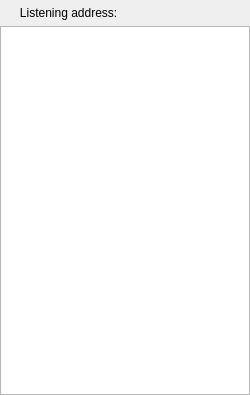
<?xml version="1.0" encoding="UTF-8"?>
<ui version="4.0">
 <class>network_widget</class>
 <widget class="QWidget" name="network_widget">
  <property name="geometry">
   <rect>
    <x>0</x>
    <y>0</y>
    <width>250</width>
    <height>395</height>
   </rect>
  </property>
  <property name="minimumSize">
   <size>
    <width>250</width>
    <height>0</height>
   </size>
  </property>
  <property name="windowTitle">
   <string>Состояние сети</string>
  </property>
  <layout class="QVBoxLayout" name="verticalLayout">
   <property name="leftMargin">
    <number>0</number>
   </property>
   <property name="topMargin">
    <number>6</number>
   </property>
   <property name="rightMargin">
    <number>0</number>
   </property>
   <property name="bottomMargin">
    <number>0</number>
   </property>
   <item>
    <layout class="QHBoxLayout" name="horizontalLayout">
     <item>
      <widget class="QLabel" name="label">
       <property name="text">
        <string>      Listening address:</string>
       </property>
      </widget>
     </item>
     <item>
      <widget class="QLabel" name="label_adderss">
       <property name="sizePolicy">
        <sizepolicy hsizetype="Expanding" vsizetype="Preferred">
         <horstretch>0</horstretch>
         <verstretch>0</verstretch>
        </sizepolicy>
       </property>
       <property name="text">
        <string/>
       </property>
      </widget>
     </item>
    </layout>
   </item>
   <item>
    <widget class="QListView" name="connections_view"/>
   </item>
  </layout>
 </widget>
 <resources/>
 <connections/>
</ui>
